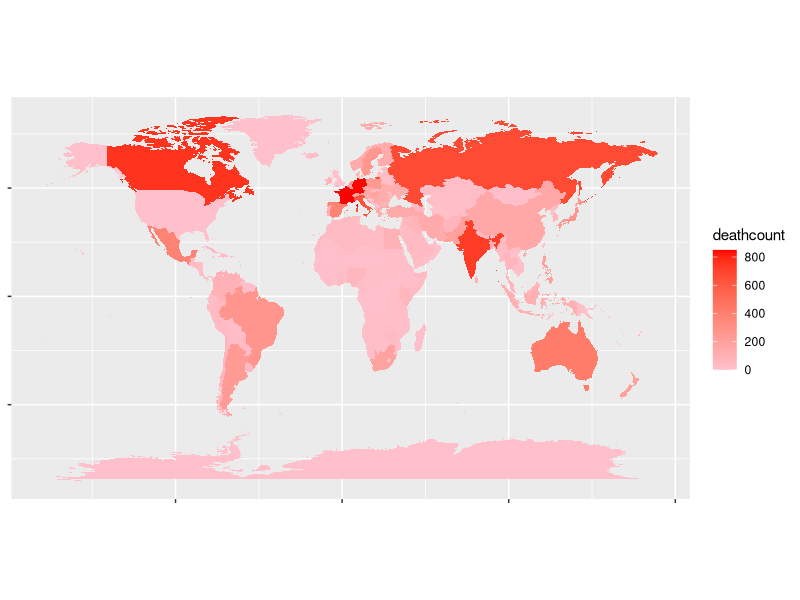

Here is the R script that generated this plot:

library(tidyverse)
library(maps)

coordinates <- map_data("world")

data_19 <- read_csv('Results/deathcount_19.csv')
data_20 <- read_csv('Results/deathcount_21.csv')

data_mapping <- right_join(data_20, coordinates, by = 'region') |>
  mutate(deathcount = replace_na(deathcount, 0))

ggplot(data = data_mapping) +
  aes(x=long, y =lat, fill = deathcount, map_id = region) +
  geom_map(map = data_mapping) + 
  scale_x_continuous(labels = NULL) +
  scale_y_continuous(labels = NULL) +
  labs(x = NULL, y = NULL) +
  scale_fill_continuous(low = 'pink', high = 'red') +
coord_fixed(1.3)



      